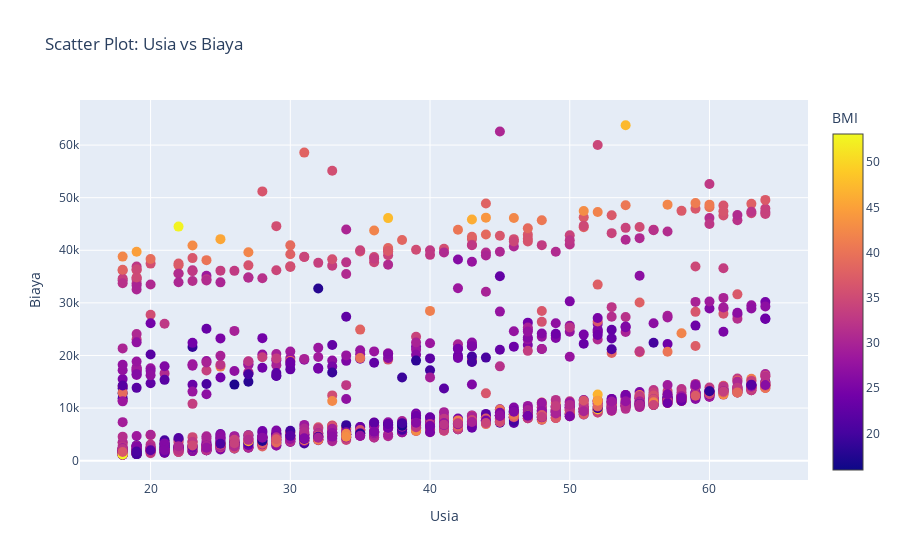

The cell this chart's notebook holds for it:
### Markdown cell above
### __8. Usia Vs Biaya (scatter plot)__

### Code cell
# 8. Usia Vs Biaya (scatter plot)
fig8 = go.Figure()
fig8.add_trace(go.Scatter(
    x=df['age'],
    y=df['charges'],
    mode='markers',
    marker=dict(
        size=10,
        color=df['bmi'],  # Warna berdasarkan BMI
        colorscale='Plasma',  # Skala warna
        colorbar=dict(title='BMI'),  # Menambahkan color bar
        showscale=True
    ),
))
fig8.update_layout(
    title='Scatter Plot: Usia vs Biaya',
    xaxis_title='Usia',
    yaxis_title='Biaya',
)
fig8.show()

### Figure 1 — Plotly figure (JSON) as saved in the notebook; plotly's stock layout.template omitted (floating-point values rounded to 4 significant figures; data arrays with more than 128 entries replaced by an {"elided": "..."} marker saying what was removed)
{"data": [{"marker": {"color": {"elided": "1338 float values"}, "colorbar": {"title": {"text": "BMI"}}, "colorscale": [[0, "#0d0887"], [0.1111, "#46039f"], [0.2222, "#7201a8"], [0.3333, "#9c179e"], [0.4444, "#bd3786"], [0.5556, "#d8576b"], [0.6667, "#ed7953"], [0.7778, "#fb9f3a"], [0.8889, "#fdca26"], [1, "#f0f921"]], "showscale": true, "size": 10}, "mode": "markers", "type": "scatter", "x": {"elided": "1338 int values"}, "y": {"elided": "1338 float values"}}], "layout": {"title": {"text": "Scatter Plot: Usia vs Biaya"}, "xaxis": {"title": {"text": "Usia"}}, "yaxis": {"title": {"text": "Biaya"}}}}
